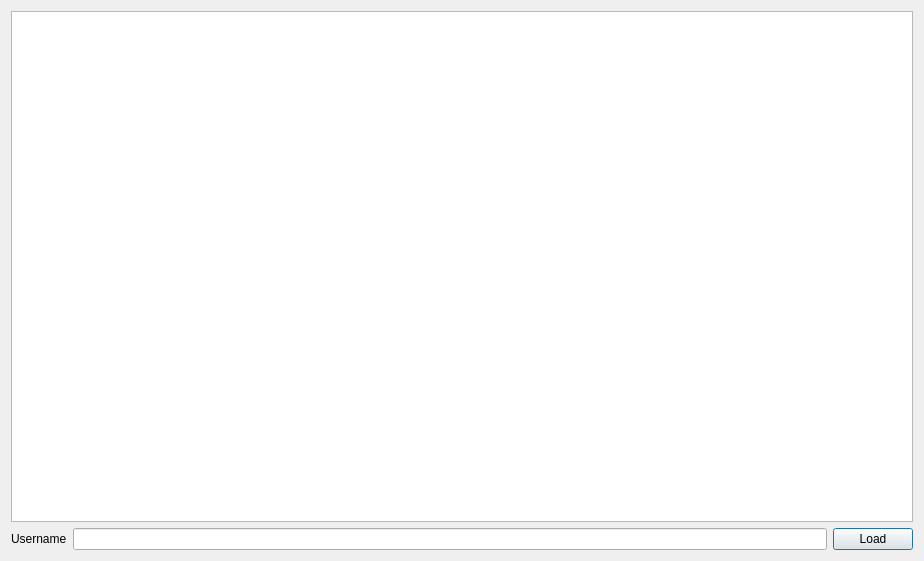
<?xml version="1.0" encoding="UTF-8"?>
<ui version="4.0">
 <class>InputSelectionDialog</class>
 <widget class="QDialog" name="InputSelectionDialog">
  <property name="geometry">
   <rect>
    <x>0</x>
    <y>0</y>
    <width>924</width>
    <height>561</height>
   </rect>
  </property>
  <property name="windowTitle">
   <string>Dialog</string>
  </property>
  <layout class="QVBoxLayout" name="verticalLayout">
   <item>
    <widget class="QColumnView" name="StackSliceView"/>
   </item>
   <item>
    <layout class="QHBoxLayout" name="horizontalLayout">
     <item>
      <widget class="QLabel" name="label">
       <property name="text">
        <string>Username</string>
       </property>
      </widget>
     </item>
     <item>
      <widget class="QLineEdit" name="usernameEdit"/>
     </item>
     <item>
      <widget class="QPushButton" name="inputLoadButton">
       <property name="text">
        <string>Load</string>
       </property>
      </widget>
     </item>
    </layout>
   </item>
  </layout>
  <zorder>StackSliceView</zorder>
  <zorder>usernameEdit</zorder>
  <zorder>label</zorder>
  <zorder>usernameEdit</zorder>
 </widget>
 <resources/>
 <connections/>
</ui>
